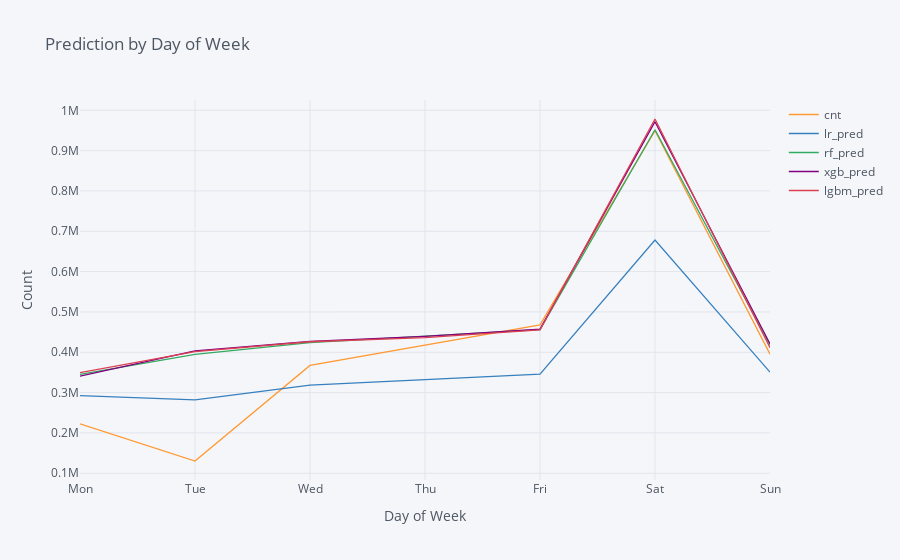

Notebook code cell kept with this figure:
### Markdown cell above
<img src="https://github.com/jiyoungsim/BigQuery-NYC-Taxi-Demand--EDA-and-Prediction/blob/master/figs/pred_by_hour.png?raw=true">

### Code cell
test_df.groupby('dow')['cnt','lr_pred','rf_pred','xgb_pred','lgbm_pred','zip_code'].sum().rename(index={0:'Mon', 1:'Tue', 2:'Wed', 3:'Thu', 4:'Fri', 5:'Sat', 6:'Sun'}).iplot(kind='scatter', title='Prediction by Day of Week', xTitle='Day of Week', yTitle='Count')

### Figure 1 — Plotly figure (JSON) as saved in the notebook; plotly's stock layout.template omitted (floating-point values rounded to 4 significant figures)
{"data": [{"line": {"color": "rgba(255, 153, 51, 1.0)", "dash": "solid", "shape": "linear", "width": 1.3}, "mode": "lines", "name": "cnt", "text": "", "type": "scatter", "x": ["Mon", "Tue", "Wed", "Thu", "Fri", "Sat", "Sun"], "y": [222332, 130322, 367404, 417795, 467775, 949717, 394938]}, {"line": {"color": "rgba(55, 128, 191, 1.0)", "dash": "solid", "shape": "linear", "width": 1.3}, "mode": "lines", "name": "lr_pred", "text": "", "type": "scatter", "x": ["Mon", "Tue", "Wed", "Thu", "Fri", "Sat", "Sun"], "y": [292400.0, 281900.0, 318200.0, 331500.0, 345500.0, 678300.0, 350700.0]}, {"line": {"color": "rgba(50, 171, 96, 1.0)", "dash": "solid", "shape": "linear", "width": 1.3}, "mode": "lines", "name": "rf_pred", "text": "", "type": "scatter", "x": ["Mon", "Tue", "Wed", "Thu", "Fri", "Sat", "Sun"], "y": [345300.0, 394500.0, 424000.0, 439700.0, 455900.0, 951800.0, 417400.0]}, {"line": {"color": "rgba(128, 0, 128, 1.0)", "dash": "solid", "shape": "linear", "width": 1.3}, "mode": "lines", "name": "xgb_pred", "text": "", "type": "scatter", "x": ["Mon", "Tue", "Wed", "Thu", "Fri", "Sat", "Sun"], "y": [340600.0, 403500.0, 427100.0, 439172, 457400.0, 971800.0, 421000.0]}, {"line": {"color": "rgba(219, 64, 82, 1.0)", "dash": "solid", "shape": "linear", "width": 1.3}, "mode": "lines", "name": "lgbm_pred", "text": "", "type": "scatter", "x": ["Mon", "Tue", "Wed", "Thu", "Fri", "Sat", "Sun"], "y": [349600.0, 401500.0, 426000.0, 436000.0, 455400.0, 978400.0, 411400.0]}], "layout": {"legend": {"bgcolor": "#F5F6F9", "font": {"color": "#4D5663"}}, "paper_bgcolor": "#F5F6F9", "plot_bgcolor": "#F5F6F9", "title": {"font": {"color": "#4D5663"}, "text": "Prediction by Day of Week"}, "xaxis": {"gridcolor": "#E1E5ED", "showgrid": true, "tickfont": {"color": "#4D5663"}, "title": {"font": {"color": "#4D5663"}, "text": "Day of Week"}, "zerolinecolor": "#E1E5ED"}, "yaxis": {"gridcolor": "#E1E5ED", "showgrid": true, "tickfont": {"color": "#4D5663"}, "title": {"font": {"color": "#4D5663"}, "text": "Count"}, "zerolinecolor": "#E1E5ED"}}}
